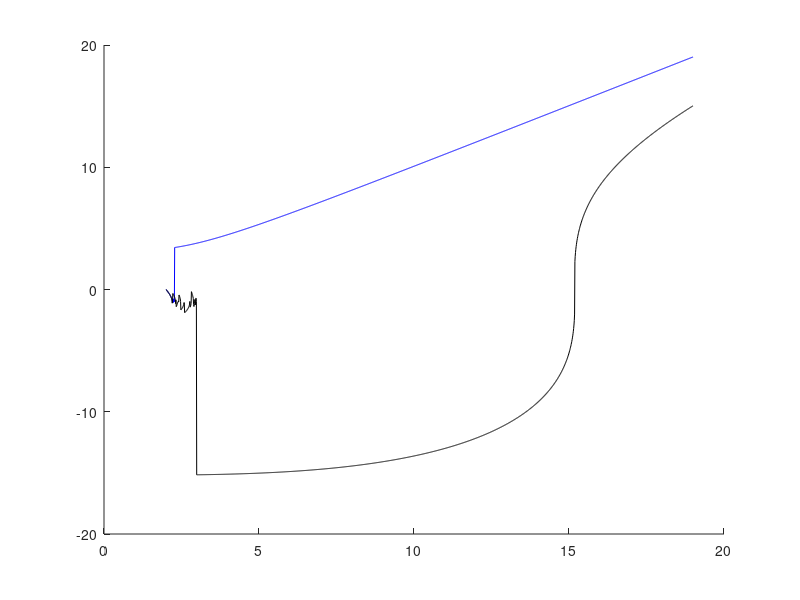

The MATLAB source for this figure: (Note: this script raises an error after producing the figure.)
clc
clear all
a=2;
b=19;
f=@(t,x)[(t^2-1)/(x^2-1)];
F1=@(t,x,h)[h*f(t,x)];
F2=@(t,x,h)[h*f(t+h/2,x+F1(t,x,h)/2)];
F3=@(t,x,h)[h*f(t+h/2,x+F2(t,x,h)/2)];
F4=@(t,x,h)[h*f(t+h,x+F3(t,x,h))];
t(1)=a; x1(2)=2;x2(2)=2;x3(2)=2;
h=0.01;
N=(b-a)/h;
for k=1:N
    t(k+1)=t(k)+h;
    x1(k+1)=x1(k)+f(t(k),x1(k))*h;
    x3(k+1)=x3(k)+(F1(t(k),x3(k),h)+2*F2(t(k),x3(k),h)+2*F3(t(k),x3(k),h)+F4(t(k),x3(k),h))/6;
end
hold on
plot(t,x1,'b')%solucion en azul para el metodo de Euler
plot(t,x3,'k')%solucion en negro para Runge-Kutta

z=dsolve('Dy*(x^2-1)=(y^2-1)','y(2)=2','x');
simplify(z)
syms x
ezplot(z,[1,19]);
legend ('Euler','Runge-kutta','Analitica')
hold off
